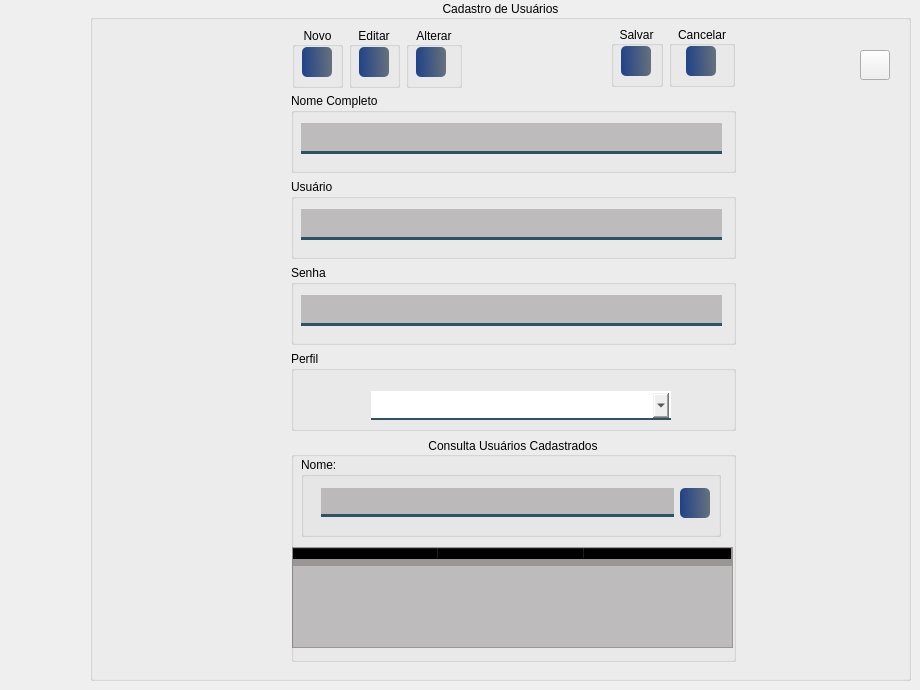
     <widget class="QWidget" name="page_13">
      <widget class="QGroupBox" name="groupBox_38">
       <property name="geometry">
        <rect>
         <x>90</x>
         <y>0</y>
         <width>821</width>
         <height>681</height>
        </rect>
       </property>
       <property name="minimumSize">
        <size>
         <width>821</width>
         <height>681</height>
        </size>
       </property>
       <property name="title">
        <string>Cadastro de Usuários</string>
       </property>
       <property name="alignment">
        <set>Qt::AlignCenter</set>
       </property>
       <widget class="QPushButton" name="btn_voltar_4">
        <property name="enabled">
         <bool>true</bool>
        </property>
        <property name="geometry">
         <rect>
          <x>770</x>
          <y>50</y>
          <width>30</width>
          <height>30</height>
         </rect>
        </property>
        <property name="minimumSize">
         <size>
          <width>30</width>
          <height>30</height>
         </size>
        </property>
        <property name="maximumSize">
         <size>
          <width>30</width>
          <height>30</height>
         </size>
        </property>
        <property name="font">
         <font>
          <family>Reem Kufi</family>
         </font>
        </property>
        <property name="toolTip">
         <string>&lt;html&gt;&lt;head/&gt;&lt;body&gt;&lt;p&gt;RESUMO DA INVESTIGAÇÃO&lt;/p&gt;&lt;/body&gt;&lt;/html&gt;</string>
        </property>
        <property name="styleSheet">
         <string notr="true">QPushButton#btn_voltar{
	background-color: qlineargradient(spread:pad, x1:0, y1:0.505682, x2:1, y2:0.477, stop:0 rgba(0, 39,119, 219), stop:1 rgba(85, 98, 112, 226));
	color:rgba(255, 255, 255, 210);
	border-radius: 5px;
}
QPushButton#btn_voltar:hover{
	background-color: qlineargradient(spread:pad, x1:0, y1:0.505682,x2:1,y2:0.477, stop:0 rgba(150, 123, 111, 219), stop:1 rgba(85, 81, 84, 226));
}
QPushButton#btn_voltar:pressed{
	padding-left:5px;
	padding -top:5px;
	background-color:rgba(150, 123, 111, 255);
}</string>
        </property>
        <property name="text">
         <string/>
        </property>
        <property name="icon">
         <iconset resource="../FNEA/image/Icones/Outros.qrc">
          <normaloff>:/Imagem/voltar.png</normaloff>:/Imagem/voltar.png</iconset>
        </property>
        <property name="iconSize">
         <size>
          <width>24</width>
          <height>24</height>
         </size>
        </property>
       </widget>
       <widget class="QWidget" name="layoutWidget">
        <property name="geometry">
         <rect>
          <x>201</x>
          <y>93</y>
          <width>445</width>
          <height>569</height>
         </rect>
        </property>
        <layout class="QVBoxLayout" name="verticalLayout_39">
         <item>
          <layout class="QVBoxLayout" name="verticalLayout_38">
           <item>
            <widget class="QGroupBox" name="groupBox_39">
             <property name="minimumSize">
              <size>
               <width>441</width>
               <height>80</height>
              </size>
             </property>
             <property name="title">
              <string>Nome Completo</string>
             </property>
             <widget class="QLineEdit" name="txt_cadnome_4">
              <property name="enabled">
               <bool>false</bool>
              </property>
              <property name="geometry">
               <rect>
                <x>10</x>
                <y>30</y>
                <width>421</width>
                <height>31</height>
               </rect>
              </property>
              <property name="minimumSize">
               <size>
                <width>421</width>
                <height>0</height>
               </size>
              </property>
              <property name="styleSheet">
               <string notr="true">background-color: rgba(10,0,0,50);
border:3px solid rgba(0,0,0,0);
border-bottom-color:rgba(46,82,101,255);
color:rgb(0,0,0);
padding-bottom: 7px</string>
              </property>
              <property name="text">
               <string/>
              </property>
             </widget>
            </widget>
           </item>
           <item>
            <widget class="QGroupBox" name="groupBox_40">
             <property name="minimumSize">
              <size>
               <width>441</width>
               <height>80</height>
              </size>
             </property>
             <property name="title">
              <string>Usuário</string>
             </property>
             <widget class="QLineEdit" name="txt_cadnome_5">
              <property name="enabled">
               <bool>false</bool>
              </property>
              <property name="geometry">
               <rect>
                <x>10</x>
                <y>30</y>
                <width>421</width>
                <height>31</height>
               </rect>
              </property>
              <property name="minimumSize">
               <size>
                <width>421</width>
                <height>0</height>
               </size>
              </property>
              <property name="styleSheet">
               <string notr="true">background-color: rgba(10,0,0,50);
border:3px solid rgba(0,0,0,0);
border-bottom-color:rgba(46,82,101,255);
color:rgb(0,0,0);
padding-bottom: 7px</string>
              </property>
              <property name="text">
               <string/>
              </property>
             </widget>
            </widget>
           </item>
           <item>
            <widget class="QGroupBox" name="groupBox_42">
             <property name="minimumSize">
              <size>
               <width>441</width>
               <height>80</height>
              </size>
             </property>
             <property name="title">
              <string>Senha</string>
             </property>
             <widget class="QLineEdit" name="txt_cadnome_6">
              <property name="enabled">
               <bool>false</bool>
              </property>
              <property name="geometry">
               <rect>
                <x>10</x>
                <y>30</y>
                <width>421</width>
                <height>31</height>
               </rect>
              </property>
              <property name="minimumSize">
               <size>
                <width>421</width>
                <height>0</height>
               </size>
              </property>
              <property name="styleSheet">
               <string notr="true">background-color: rgba(10,0,0,50);
border:3px solid rgba(0,0,0,0);
border-bottom-color:rgba(46,82,101,255);
color:rgb(0,0,0);
padding-bottom: 7px</string>
              </property>
              <property name="text">
               <string/>
              </property>
              <property name="echoMode">
               <enum>QLineEdit::Password</enum>
              </property>
             </widget>
            </widget>
           </item>
           <item>
            <widget class="QGroupBox" name="groupBox_41">
             <property name="minimumSize">
              <size>
               <width>441</width>
               <height>80</height>
              </size>
             </property>
             <property name="title">
              <string>Perfil</string>
             </property>
             <widget class="QComboBox" name="cb_outros_4">
              <property name="enabled">
               <bool>true</bool>
              </property>
              <property name="geometry">
               <rect>
                <x>80</x>
                <y>40</y>
                <width>300</width>
                <height>29</height>
               </rect>
              </property>
              <property name="minimumSize">
               <size>
                <width>300</width>
                <height>0</height>
               </size>
              </property>
              <property name="styleSheet">
               <string notr="true">border:2px solid rgba(0,0,0,0);
border-bottom-color:rgba(46,82,101,255);
color:rgb(0,0,0);
padding-bottom:7px</string>
              </property>
              <item>
               <property name="text">
                <string/>
               </property>
              </item>
              <item>
               <property name="text">
                <string>Notificador</string>
               </property>
              </item>
              <item>
               <property name="text">
                <string>Investigador N1</string>
               </property>
              </item>
              <item>
               <property name="text">
                <string>Investigador N2</string>
               </property>
              </item>
              <item>
               <property name="text">
                <string>Administrador</string>
               </property>
              </item>
             </widget>
            </widget>
           </item>
          </layout>
         </item>
         <item>
          <widget class="QGroupBox" name="groupBox_43">
           <property name="minimumSize">
            <size>
             <width>0</width>
             <height>221</height>
            </size>
           </property>
           <property name="title">
            <string>Consulta Usuários Cadastrados</string>
           </property>
           <property name="alignment">
            <set>Qt::AlignCenter</set>
           </property>
           <widget class="QGroupBox" name="groupBox_44">
            <property name="geometry">
             <rect>
              <x>10</x>
              <y>20</y>
              <width>420</width>
              <height>80</height>
             </rect>
            </property>
            <property name="minimumSize">
             <size>
              <width>420</width>
              <height>80</height>
             </size>
            </property>
            <property name="maximumSize">
             <size>
              <width>420</width>
              <height>16777215</height>
             </size>
            </property>
            <property name="title">
             <string>Nome:</string>
            </property>
            <widget class="QWidget" name="layoutWidget">
             <property name="geometry">
              <rect>
               <x>20</x>
               <y>30</y>
               <width>389</width>
               <height>32</height>
              </rect>
             </property>
             <layout class="QHBoxLayout" name="horizontalLayout_59">
              <item>
               <widget class="QLineEdit" name="txt_consultaUser_2">
                <property name="minimumSize">
                 <size>
                  <width>351</width>
                  <height>22</height>
                 </size>
                </property>
                <property name="styleSheet">
                 <string notr="true">background-color: rgba(10,0,0,50);
border:3px solid rgba(0,0,0,0);
border-bottom-color:rgba(46,82,101,255);
color:rgb(0,0,0);
padding-bottom: 7px</string>
                </property>
               </widget>
              </item>
              <item>
               <widget class="QPushButton" name="btn_consultaUser_2">
                <property name="minimumSize">
                 <size>
                  <width>30</width>
                  <height>30</height>
                 </size>
                </property>
                <property name="maximumSize">
                 <size>
                  <width>30</width>
                  <height>30</height>
                 </size>
                </property>
                <property name="styleSheet">
                 <string notr="true">QPushButton#btn_consultaUser_2{
	background-color: qlineargradient(spread:pad, x1:0, y1:0.505682, x2:1, y2:0.477, stop:0 rgba(0, 39,119, 219), stop:1 rgba(85, 98, 112, 226));
	color:rgba(255, 255, 255, 210);
	border-radius: 5px;
}
QPushButton#btn_consultaUser_2:hover{
	background-color: qlineargradient(spread:pad, x1:0, y1:0.505682,x2:1,y2:0.477, stop:0 rgba(150, 123, 111, 219), stop:1 rgba(85, 81, 84, 226));
}
QPushButton#btn_consultaUser_2:pressed{
	padding-left:5px;
	padding -top:5px;
	background-color:rgba(150, 123, 111, 255);
}</string>
                </property>
                <property name="text">
                 <string/>
                </property>
                <property name="icon">
                 <iconset resource="../FNEA/image/Icones/Outros.qrc">
                  <normaloff>:/Imagem/historia.png</normaloff>:/Imagem/historia.png</iconset>
                </property>
                <property name="iconSize">
                 <size>
                  <width>24</width>
                  <height>24</height>
                 </size>
                </property>
               </widget>
              </item>
             </layout>
            </widget>
           </widget>
           <widget class="QTableWidget" name="tableWidget_2">
            <property name="geometry">
             <rect>
              <x>1</x>
              <y>110</y>
              <width>441</width>
              <height>101</height>
             </rect>
            </property>
            <property name="styleSheet">
             <string notr="true">background-color: rgba(10,0,0,50);

border-bottom-color:rgba(46,82,101,255);

padding-bottom: 7px</string>
            </property>
            <attribute name="horizontalHeaderDefaultSectionSize">
             <number>146</number>
            </attribute>
            <column>
             <property name="text">
              <string>Nome</string>
             </property>
            </column>
            <column>
             <property name="text">
              <string>Usuário</string>
             </property>
            </column>
            <column>
             <property name="text">
              <string>Perfil</string>
             </property>
            </column>
           </widget>
          </widget>
         </item>
        </layout>
       </widget>
       <widget class="QWidget" name="layoutWidget">
        <property name="geometry">
         <rect>
          <x>521</x>
          <y>25</y>
          <width>124</width>
          <height>63</height>
         </rect>
        </property>
        <layout class="QHBoxLayout" name="horizontalLayout_60">
         <item>
          <widget class="QGroupBox" name="groupBox_48">
           <property name="minimumSize">
            <size>
             <width>51</width>
             <height>61</height>
            </size>
           </property>
           <property name="maximumSize">
            <size>
             <width>16777215</width>
             <height>61</height>
            </size>
           </property>
           <property name="title">
            <string>Salvar</string>
           </property>
           <property name="alignment">
            <set>Qt::AlignCenter</set>
           </property>
           <widget class="QPushButton" name="btn_salvaUser_2">
            <property name="enabled">
             <bool>false</bool>
            </property>
            <property name="geometry">
             <rect>
              <x>10</x>
              <y>20</y>
              <width>30</width>
              <height>30</height>
             </rect>
            </property>
            <property name="minimumSize">
             <size>
              <width>30</width>
              <height>30</height>
             </size>
            </property>
            <property name="maximumSize">
             <size>
              <width>30</width>
              <height>30</height>
             </size>
            </property>
            <property name="font">
             <font>
              <pointsize>8</pointsize>
              <bold>true</bold>
             </font>
            </property>
            <property name="styleSheet">
             <string notr="true">QPushButton#btn_salvaUser_2{
	background-color: qlineargradient(spread:pad, x1:0, y1:0.505682, x2:1, y2:0.477, stop:0 rgba(0, 39,119, 219), stop:1 rgba(85, 98, 112, 226));
	color:rgba(255, 255, 255, 210);
	border-radius: 5px;
}
QPushButton#btn_salvaUser_2:hover{
	background-color: qlineargradient(spread:pad, x1:0, y1:0.505682,x2:1,y2:0.477, stop:0 rgba(150, 123, 111, 219), stop:1 rgba(85, 81, 84, 226));
}
QPushButton#btn_salvaUser_2:pressed{
	padding-left:5px;
	padding -top:5px;
	background-color:rgba(150, 123, 111, 255);
}</string>
            </property>
            <property name="text">
             <string/>
            </property>
            <property name="icon">
             <iconset resource="../FNEA/image/Icones/Outros.qrc">
              <normaloff>:/Imagem/salve-.png</normaloff>:/Imagem/salve-.png</iconset>
            </property>
            <property name="iconSize">
             <size>
              <width>24</width>
              <height>24</height>
             </size>
            </property>
           </widget>
          </widget>
         </item>
         <item>
          <widget class="QGroupBox" name="groupBox_49">
           <property name="minimumSize">
            <size>
             <width>51</width>
             <height>61</height>
            </size>
           </property>
           <property name="maximumSize">
            <size>
             <width>16777215</width>
             <height>61</height>
            </size>
           </property>
           <property name="title">
            <string>Cancelar</string>
           </property>
           <property name="alignment">
            <set>Qt::AlignCenter</set>
           </property>
           <widget class="QPushButton" name="btn_cancelaUser_2">
            <property name="enabled">
             <bool>false</bool>
            </property>
            <property name="geometry">
             <rect>
              <x>17</x>
              <y>20</y>
              <width>30</width>
              <height>30</height>
             </rect>
            </property>
            <property name="minimumSize">
             <size>
              <width>30</width>
              <height>30</height>
             </size>
            </property>
            <property name="maximumSize">
             <size>
              <width>30</width>
              <height>30</height>
             </size>
            </property>
            <property name="font">
             <font>
              <pointsize>8</pointsize>
              <bold>true</bold>
             </font>
            </property>
            <property name="styleSheet">
             <string notr="true">QPushButton#btn_cancelaUser_2{
	background-color: qlineargradient(spread:pad, x1:0, y1:0.505682, x2:1, y2:0.477, stop:0 rgba(0, 39,119, 219), stop:1 rgba(85, 98, 112, 226));
	color:rgba(255, 255, 255, 210);
	border-radius: 5px;
}
QPushButton#btn_cancelaUser_2:hover{
	background-color: qlineargradient(spread:pad, x1:0, y1:0.505682,x2:1,y2:0.477, stop:0 rgba(150, 123, 111, 219), stop:1 rgba(85, 81, 84, 226));
}
QPushButton#btn_cancelaUser_2:pressed{
	padding-left:5px;
	padding -top:5px;
	background-color:rgba(150, 123, 111, 255);
}</string>
            </property>
            <property name="text">
             <string/>
            </property>
            <property name="icon">
             <iconset resource="../FNEA/image/Icones/Outros.qrc">
              <normaloff>:/Imagem/cancelar (1).png</normaloff>:/Imagem/cancelar (1).png</iconset>
            </property>
            <property name="iconSize">
             <size>
              <width>24</width>
              <height>24</height>
             </size>
            </property>
           </widget>
          </widget>
         </item>
        </layout>
       </widget>
       <widget class="QWidget" name="layoutWidget">
        <property name="geometry">
         <rect>
          <x>202</x>
          <y>26</y>
          <width>170</width>
          <height>63</height>
         </rect>
        </property>
        <layout class="QHBoxLayout" name="horizontalLayout_61">
         <item>
          <widget class="QGroupBox" name="groupBox_45">
           <property name="minimumSize">
            <size>
             <width>51</width>
             <height>61</height>
            </size>
           </property>
           <property name="maximumSize">
            <size>
             <width>16777215</width>
             <height>61</height>
            </size>
           </property>
           <property name="title">
            <string>Novo</string>
           </property>
           <property name="alignment">
            <set>Qt::AlignCenter</set>
           </property>
           <widget class="QPushButton" name="btn_novoUser_2">
            <property name="geometry">
             <rect>
              <x>10</x>
              <y>20</y>
              <width>30</width>
              <height>30</height>
             </rect>
            </property>
            <property name="sizePolicy">
             <sizepolicy hsizetype="Minimum" vsizetype="Fixed">
              <horstretch>30</horstretch>
              <verstretch>30</verstretch>
             </sizepolicy>
            </property>
            <property name="minimumSize">
             <size>
              <width>30</width>
              <height>30</height>
             </size>
            </property>
            <property name="font">
             <font>
              <pointsize>8</pointsize>
              <bold>true</bold>
             </font>
            </property>
            <property name="styleSheet">
             <string notr="true">QPushButton#btn_novoUser_2{
	background-color: qlineargradient(spread:pad, x1:0, y1:0.505682, x2:1, y2:0.477, stop:0 rgba(0, 39,119, 219), stop:1 rgba(85, 98, 112, 226));
	color:rgba(255, 255, 255, 210);
	border-radius: 5px;
}
QPushButton#btn_novoUser_2:hover{
	background-color: qlineargradient(spread:pad, x1:0, y1:0.505682,x2:1,y2:0.477, stop:0 rgba(150, 123, 111, 219), stop:1 rgba(85, 81, 84, 226));
}
QPushButton#btn_novoUser_2:pressed{
	padding-left:5px;
	padding -top:5px;
	background-color:rgba(150, 123, 111, 255);
}</string>
            </property>
            <property name="text">
             <string/>
            </property>
            <property name="icon">
             <iconset resource="../FNEA/image/Icones/Outros.qrc">
              <normaloff>:/Imagem/adicionar-usuario.png</normaloff>:/Imagem/adicionar-usuario.png</iconset>
            </property>
            <property name="iconSize">
             <size>
              <width>24</width>
              <height>24</height>
             </size>
            </property>
           </widget>
          </widget>
         </item>
         <item>
          <widget class="QGroupBox" name="groupBox_46">
           <property name="minimumSize">
            <size>
             <width>51</width>
             <height>61</height>
            </size>
           </property>
           <property name="maximumSize">
            <size>
             <width>16777215</width>
             <height>61</height>
            </size>
           </property>
           <property name="title">
            <string>Editar</string>
           </property>
           <property name="alignment">
            <set>Qt::AlignCenter</set>
           </property>
           <widget class="QPushButton" name="btn_editaUser_2">
            <property name="enabled">
             <bool>false</bool>
            </property>
            <property name="geometry">
             <rect>
              <x>10</x>
              <y>20</y>
              <width>30</width>
              <height>30</height>
             </rect>
            </property>
            <property name="minimumSize">
             <size>
              <width>30</width>
              <height>30</height>
             </size>
            </property>
            <property name="maximumSize">
             <size>
              <width>30</width>
              <height>30</height>
             </size>
            </property>
            <property name="font">
             <font>
              <pointsize>8</pointsize>
              <bold>true</bold>
             </font>
            </property>
            <property name="styleSheet">
             <string notr="true">QPushButton#btn_editaUser_2{
	background-color: qlineargradient(spread:pad, x1:0, y1:0.505682, x2:1, y2:0.477, stop:0 rgba(0, 39,119, 219), stop:1 rgba(85, 98, 112, 226));
	color:rgba(255, 255, 255, 210);
	border-radius: 5px;
}
QPushButton#btn_editaUser_2:hover{
	background-color: qlineargradient(spread:pad, x1:0, y1:0.505682,x2:1,y2:0.477, stop:0 rgba(150, 123, 111, 219), stop:1 rgba(85, 81, 84, 226));
}
QPushButton#btn_editaUser_2:pressed{
	padding-left:5px;
	padding -top:5px;
	background-color:rgba(150, 123, 111, 255);
}</string>
            </property>
            <property name="text">
             <string/>
            </property>
            <property name="icon">
             <iconset resource="../FNEA/image/Icones/Outros.qrc">
              <normaloff>:/Imagem/editar.png</normaloff>:/Imagem/editar.png</iconset>
            </property>
            <property name="iconSize">
             <size>
              <width>24</width>
              <height>24</height>
             </size>
            </property>
           </widget>
          </widget>
         </item>
         <item>
          <widget class="QGroupBox" name="groupBox_47">
           <property name="minimumSize">
            <size>
             <width>51</width>
             <height>61</height>
            </size>
           </property>
           <property name="maximumSize">
            <size>
             <width>16777215</width>
             <height>61</height>
            </size>
           </property>
           <property name="title">
            <string>Alterar</string>
           </property>
           <property name="alignment">
            <set>Qt::AlignCenter</set>
           </property>
           <widget class="QPushButton" name="btn_alterarUser_2">
            <property name="enabled">
             <bool>false</bool>
            </property>
            <property name="geometry">
             <rect>
              <x>10</x>
              <y>20</y>
              <width>30</width>
              <height>30</height>
             </rect>
            </property>
            <property name="minimumSize">
             <size>
              <width>30</width>
              <height>30</height>
             </size>
            </property>
            <property name="maximumSize">
             <size>
              <width>30</width>
              <height>30</height>
             </size>
            </property>
            <property name="font">
             <font>
              <pointsize>8</pointsize>
              <bold>true</bold>
             </font>
            </property>
            <property name="styleSheet">
             <string notr="true">QPushButton#btn_alterarUser_2{
	background-color: qlineargradient(spread:pad, x1:0, y1:0.505682, x2:1, y2:0.477, stop:0 rgba(0, 39,119, 219), stop:1 rgba(85, 98, 112, 226));
	color:rgba(255, 255, 255, 210);
	border-radius: 5px;
}
QPushButton#btn_alterarUser_2:hover{
	background-color: qlineargradient(spread:pad, x1:0, y1:0.505682,x2:1,y2:0.477, stop:0 rgba(150, 123, 111, 219), stop:1 rgba(85, 81, 84, 226));
}
QPushButton#btn_alterarUser_2:pressed{
	padding-left:5px;
	padding -top:5px;
	background-color:rgba(150, 123, 111, 255);
}</string>
            </property>
            <property name="text">
             <string/>
            </property>
            <property name="icon">
             <iconset resource="../FNEA/image/Icones/Outros.qrc">
              <normaloff>:/Imagem/registro (1).png</normaloff>:/Imagem/registro (1).png</iconset>
            </property>
            <property name="iconSize">
             <size>
              <width>24</width>
              <height>24</height>
             </size>
            </property>
           </widget>
          </widget>
         </item>
        </layout>
       </widget>
      </widget>
     </widget>
